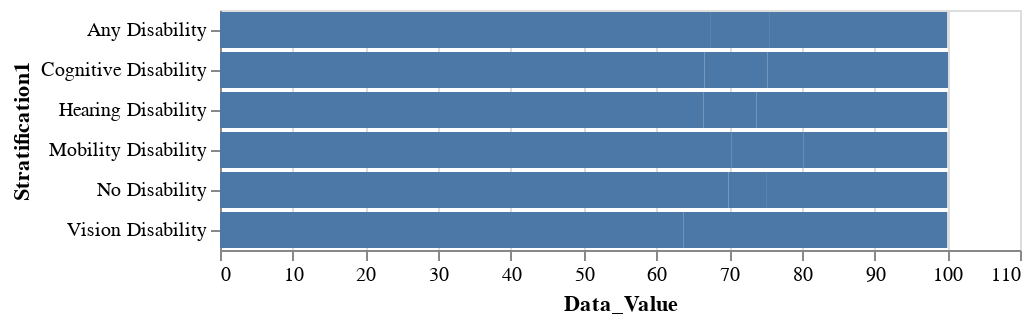

Notebook code cell kept with this figure:
### Code cell
provider_df = df[df.Question == 'Personal doctor or health care provider among adults 18 years of age or older']
provider_df = provider_df[provider_df['Year'] == 2020.0]

alt.Chart(provider_df).mark_bar().encode(
    y = alt.Y('Stratification1:N'), 
    x = alt.X('Data_Value:Q')
)

### Figure 1 — Vega-Lite specification as saved in the notebook (floating-point values rounded to 4 significant figures)
{"config": {"view": {"continuousWidth": 400, "continuousHeight": 300}}, "data": {"name": "data-5d57ed8cb40162dbdd6ca27239cd45dc"}, "mark": "bar", "encoding": {"x": {"field": "Data_Value", "type": "quantitative"}, "y": {"field": "Stratification1", "type": "nominal"}}, "$schema": "https://vega.github.io/schema/vega-lite/v4.17.0.json", "datasets": {"data-5d57ed8cb40162dbdd6ca27239cd45dc": [{"Year": 2020.0, "LocationAbbr": "US", "LocationDesc": "United States, DC & Territories", "Question": "Personal doctor or health care provider among adults 18 years of age or older", "Category": "Barriers & Costs of Health Care", "StratificationCategory1": "Disability Status", "Stratification1": "Any Disability", "StratificationCategory2": null, "Stratification2": null, "Response": "1 Provider", "DataValueType": "Age-adjusted Prevalence", "Data_Value": 67.5, "Data_Value_Footnote_Symbol": null, "Data_Value_Footnote": null, "Low_Confidence_Limit": 66.7, "High_Confidence_Limit": 68.4, "WeightedNumber": 46420000.0}, {"Year": 2020.0, "LocationAbbr": "US", "LocationDesc": "United States, DC & Territories", "Question": "Personal doctor or health care provider among adults 18 years of age or older", "Category": "Barriers & Costs of Health Care", "StratificationCategory1": "Disability Type", "Stratification1": "Cognitive Disability", "StratificationCategory2": null, "Stratification2": null, "Response": "1 Provider", "DataValueType": "Age-adjusted Prevalence", "Data_Value": 66.6, "Data_Value_Footnote_Symbol": null, "Data_Value_Footnote": null, "Low_Confidence_Limit": 65.4, "High_Confidence_Limit": 67.7, "WeightedNumber": 17680000.0}, {"Year": 2020.0, "LocationAbbr": "US", "LocationDesc": "United States, DC & Territories", "Question": "Personal doctor or health care provider among adults 18 years of age or older", "Category": "Barriers & Costs of Health Care", "StratificationCategory1": "Disability Type", "Stratification1": "Hearing Disability", "StratificationCategory2": null, "Stratification2": null, "Response": "1 Provider", "DataValueType": "Age-adjusted Prevalence", "Data_Value": 66.5, "Data_Value_Footnote_Symbol": null, "Data_Value_Footnote": null, "Low_Confidence_Limit": 64.4, "High_Confidence_Limit": 68.4, "WeightedNumber": 12240000.0}, {"Year": 2020.0, "LocationAbbr": "US", "LocationDesc": "United States, DC & Territories", "Question": "Personal doctor or health care provider among adults 18 years of age or older", "Category": "Barriers & Costs of Health Care", "StratificationCategory1": "Disability Type", "Stratification1": "Mobility Disability", "StratificationCategory2": null, "Stratification2": null, "Response": "1 Provider", "DataValueType": "Age-adjusted Prevalence", "Data_Value": 70.3, "Data_Value_Footnote_Symbol": null, "Data_Value_Footnote": null, "Low_Confidence_Limit": 68.5, "High_Confidence_Limit": 72.0, "WeightedNumber": 23690000.0}, {"Year": 2020.0, "LocationAbbr": "US", "LocationDesc": "United States, DC & Territories", "Question": "Personal doctor or health care provider among adults 18 years of age or older", "Category": "Barriers & Costs of Health Care", "StratificationCategory1": "Disability Type", "Stratification1": "Vision Disability", "StratificationCategory2": null, "Stratification2": null, "Response": "1 Provider", "DataValueType": "Age-adjusted Prevalence", "Data_Value": 63.7, "Data_Value_Footnote_Symbol": null, "Data_Value_Footnote": null, "Low_Confidence_Limit": 61.7, "High_Confidence_Limit": 65.7, "WeightedNumber": 8786000.0}, {"Year": 2020.0, "LocationAbbr": "US", "LocationDesc": "United States, DC & Territories", "Question": "Personal doctor or health care provider among adults 18 years of age or older", "Category": "Barriers & Costs of Health Care", "StratificationCategory1": "Disability Status", "Stratification1": "No Disability", "StratificationCategory2": null, "Stratification2": null, "Response": "1 Provider", "DataValueType": "Age-adjusted Prevalence", "Data_Value": 69.9, "Data_Value_Footnote_Symbol": null, "Data_Value_Footnote": null, "Low_Confidence_Limit": 69.5, "High_Confidence_Limit": 70.3, "WeightedNumber": 127000000.0}, {"Year": 2020.0, "LocationAbbr": "US", "LocationDesc": "United States, DC & Territories", "Question": "Personal doctor or health care provider among adults 18 years of age or older", "Category": "Barriers & Costs of Health Care", "StratificationCategory1": "Disability Status", "Stratification1": "Any Disability", "StratificationCategory2": null, "Stratification2": null, "Response": "2+ Providers", "DataValueType": "Age-adjusted Prevalence", "Data_Value": 8.0, "Data_Value_Footnote_Symbol": null, "Data_Value_Footnote": null, "Low_Confidence_Limit": 7.5, "High_Confidence_Limit": 8.4, "WeightedNumber": 5620000.0}, {"Year": 2020.0, "LocationAbbr": "US", "LocationDesc": "United States, DC & Territories", "Question": "Personal doctor or health care provider among adults 18 years of age or older", "Category": "Barriers & Costs of Health Care", "StratificationCategory1": "Disability Type", "Stratification1": "Cognitive Disability", "StratificationCategory2": null, "Stratification2": null, "Response": "2+ Providers", "DataValueType": "Age-adjusted Prevalence", "Data_Value": 8.7, "Data_Value_Footnote_Symbol": null, "Data_Value_Footnote": null, "Low_Confidence_Limit": 8.1, "High_Confidence_Limit": 9.3, "WeightedNumber": 2313000.0}, {"Year": 2020.0, "LocationAbbr": "US", "LocationDesc": "United States, DC & Territories", "Question": "Personal doctor or health care provider among adults 18 years of age or older", "Category": "Barriers & Costs of Health Care", "StratificationCategory1": "Disability Type", "Stratification1": "Hearing Disability", "StratificationCategory2": null, "Stratification2": null, "Response": "2+ Providers", "DataValueType": "Age-adjusted Prevalence", "Data_Value": 7.3, "Data_Value_Footnote_Symbol": null, "Data_Value_Footnote": null, "Low_Confidence_Limit": 6.4, "High_Confidence_Limit": 8.4, "WeightedNumber": 1529000.0}, {"Year": 2020.0, "LocationAbbr": "US", "LocationDesc": "United States, DC & Territories", "Question": "Personal doctor or health care provider among adults 18 years of age or older", "Category": "Barriers & Costs of Health Care", "StratificationCategory1": "Disability Type", "Stratification1": "Mobility Disability", "StratificationCategory2": null, "Stratification2": null, "Response": "2+ Providers", "DataValueType": "Age-adjusted Prevalence", "Data_Value": 9.9, "Data_Value_Footnote_Symbol": null, "Data_Value_Footnote": null, "Low_Confidence_Limit": 8.9, "High_Confidence_Limit": 11.1, "WeightedNumber": 3249000.0}, {"Year": 2020.0, "LocationAbbr": "US", "LocationDesc": "United States, DC & Territories", "Question": "Personal doctor or health care provider among adults 18 years of age or older", "Category": "Barriers & Costs of Health Care", "StratificationCategory1": "Disability Type", "Stratification1": "Vision Disability", "StratificationCategory2": null, "Stratification2": null, "Response": "2+ Providers", "DataValueType": "Age-adjusted Prevalence", "Data_Value": 7.8, "Data_Value_Footnote_Symbol": null, "Data_Value_Footnote": null, "Low_Confidence_Limit": 7.0, "High_Confidence_Limit": 8.7, "WeightedNumber": 1110000.0}, {"Year": 2020.0, "LocationAbbr": "US", "LocationDesc": "United States, DC & Territories", "Question": "Personal doctor or health care provider among adults 18 years of age or older", "Category": "Barriers & Costs of Health Care", "StratificationCategory1": "Disability Status", "Stratification1": "No Disability", "StratificationCategory2": null, "Stratification2": null, "Response": "2+ Providers", "DataValueType": "Age-adjusted Prevalence", "Data_Value": 5.3, "Data_Value_Footnote_Symbol": null, "Data_Value_Footnote": null, "Low_Confidence_Limit": 5.1, "High_Confidence_Limit": 5.5, "WeightedNumber": 9582000.0}, {"Year": 2020.0, "LocationAbbr": "US", "LocationDesc": "United States, DC & Territories", "Question": "Personal doctor or health care provider among adults 18 years of age or older", "Category": "Barriers & Costs of Health Care", "StratificationCategory1": "Disability Status", "Stratification1": "Any Disability", "StratificationCategory2": null, "Stratification2": null, "Response": "None", "DataValueType": "Age-adjusted Prevalence", "Data_Value": 24.5, "Data_Value_Footnote_Symbol": null, "Data_Value_Footnote": null, "Low_Confidence_Limit": 23.7, "High_Confidence_Limit": 25.3, "WeightedNumber": 11850000.0}, {"Year": 2020.0, "LocationAbbr": "US", "LocationDesc": "United States, DC & Territories", "Question": "Personal doctor or health care provider among adults 18 years of age or older", "Category": "Barriers & Costs of Health Care", "StratificationCategory1": "Disability Type", "Stratification1": "Cognitive Disability", "StratificationCategory2": null, "Stratification2": null, "Response": "None", "DataValueType": "Age-adjusted Prevalence", "Data_Value": 24.8, "Data_Value_Footnote_Symbol": null, "Data_Value_Footnote": null, "Low_Confidence_Limit": 23.7, "High_Confidence_Limit": 25.9, "WeightedNumber": 6332000.0}, {"Year": 2020.0, "LocationAbbr": "US", "LocationDesc": "United States, DC & Territories", "Question": "Personal doctor or health care provider among adults 18 years of age or older", "Category": "Barriers & Costs of Health Care", "StratificationCategory1": "Disability Type", "Stratification1": "Hearing Disability", "StratificationCategory2": null, "Stratification2": null, "Response": "None", "DataValueType": "Age-adjusted Prevalence", "Data_Value": 26.2, "Data_Value_Footnote_Symbol": null, "Data_Value_Footnote": null, "Low_Confidence_Limit": 24.3, "High_Confidence_Limit": 28.2, "WeightedNumber": 2298000.0}, {"Year": 2020.0, "LocationAbbr": "US", "LocationDesc": "United States, DC & Territories", "Question": "Personal doctor or health care provider among adults 18 years of age or older", "Category": "Barriers & Costs of Health Care", "StratificationCategory1": "Disability Type", "Stratification1": "Mobility Disability", "StratificationCategory2": null, "Stratification2": null, "Response": "None", "DataValueType": "Age-adjusted Prevalence", "Data_Value": 19.8, "Data_Value_Footnote_Symbol": null, "Data_Value_Footnote": null, "Low_Confidence_Limit": 18.3, "High_Confidence_Limit": 21.4, "WeightedNumber": 3630000.0}, {"Year": 2020.0, "LocationAbbr": "US", "LocationDesc": "United States, DC & Territories", "Question": "Personal doctor or health care provider among adults 18 years of age or older", "Category": "Barriers & Costs of Health Care", "StratificationCategory1": "Disability Type", "Stratification1": "Vision Disability", "StratificationCategory2": null, "Stratification2": null, "Response": "None", "DataValueType": "Age-adjusted Prevalence", "Data_Value": 28.5, "Data_Value_Footnote_Symbol": null, "Data_Value_Footnote": null, "Low_Confidence_Limit": 26.5, "High_Confidence_Limit": 30.5, "WeightedNumber": 2762000.0}, {"Year": 2020.0, "LocationAbbr": "US", "LocationDesc": "United States, DC & Territories", "Question": "Personal doctor or health care provider among adults 18 years of age or older", "Category": "Barriers & Costs of Health Care", "StratificationCategory1": "Disability Status", "Stratification1": "No Disability", "StratificationCategory2": null, "Stratification2": null, "Response": "None", "DataValueType": "Age-adjusted Prevalence", "Data_Value": 24.8, "Data_Value_Footnote_Symbol": null, "Data_Value_Footnote": null, "Low_Confidence_Limit": 24.4, "High_Confidence_Limit": 25.2, "WeightedNumber": 43680000.0}]}}
